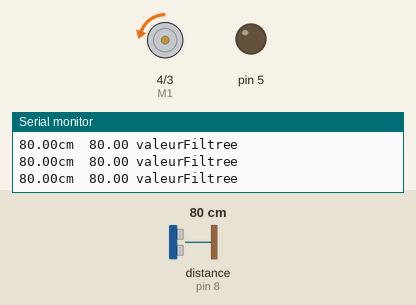
This sketch was run on a simulated Arduino Uno, built with avr-gcc and run on an emulated ATmega328P. On the bench: direction and speed pins drawn as motors (green arrow = direction pin HIGH = forward, orange = LOW = backward, longer = more drive), output pins drawn as LEDs (lit = HIGH), the last lines printed to the serial monitor. Wiring (inferred from the names in the program): ultrasonic range finder: trigger pin 7; echo pin 8. The test bench sets the inputs (shaded band); at power-on: distance to the obstacle (sensor on pin 8) 80 cm. The echo pulse lasts 58.3 µs per cm; pins used as bus, display or sensor lines are not drawn.

Above: at 1.2 s.
1.3 s: distance to the obstacle (sensor on pin 8) set to 9 cm
At 1.9 s:
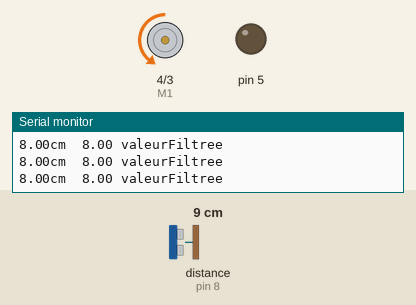
2.9 s: distance to the obstacle (sensor on pin 8) set to 120 cm
At 3.4 s:
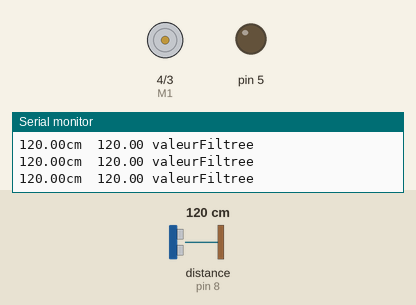
4.4 s: distance to the obstacle (sensor on pin 8) set to 104 cm
7.4 s: distance to the obstacle (sensor on pin 8) set to 96 cm
At 7.8 s:
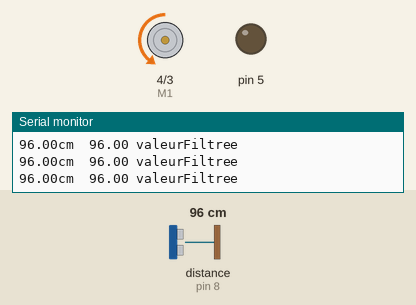
8.9 s: distance to the obstacle (sensor on pin 8) set to 250 cm
At 9.6 s:
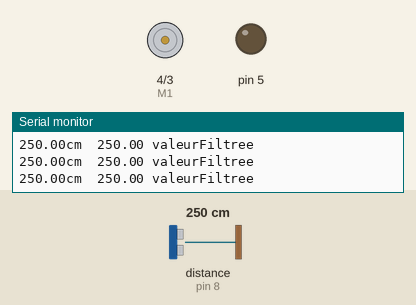
Timing chart, 0 to 11.4 s (numbered marks = the images above; inputs shaded):
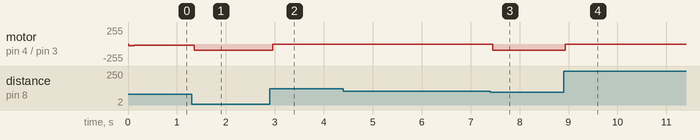

The sketch:

base1cc.ino
```cpp
const int E1 = 3; ///<Motor1 Speed
const int M1 = 4; ///<Motor1 Direction
const int trigPin = 7;
const int echoPin = 8;
float temp = 220 ;
float dernier = 50;
float dernieres[5] = {50, 50, 50, 50, 50};

int courant = 0;
int linfini = 0;


float filtreBase1(float rawData, float lastFiltered, int fcoupure, float Te)
{
  /*
  Filtre linéaire numérique d'ordre 1, comme on a vu en physique CN2
  */
  float tau = 1/6.28/fcoupure;
  float filtered = (tau-Te)/tau * lastFiltered + Te/tau * rawData;
  return filtered;
}
//int combien = 5;
float moyenneGlissante(float (&lastData)[5], float nouvelleValeur, int indiceCourant)
{
  /*
  moyenneGlissante requiert un tableau de 5 (ou autre valeur, à voir!!) précédentes valeurs
  d'origine (donc à combiner avec la fonction passebas que tu as créée Antonio), la nouvelle valeur
  qui remplacera la plus ancienne du tableau (il s'agit d'un indice "glissant" qui devra être
  initialisé en global puis incrémenté à la fin de chaque exécution de void loop())
  */

  int indiceGlissant = indiceCourant % 5;
  lastData[indiceCourant] = nouvelleValeur;
  float somme = 0;
  int i;
  for (i = 0; i<5; i++)
  {
    somme += lastData[i];
  }
  return somme / 5;
}
/*
float filtreComplet(float (&lastData)[5], float nouvelleValeur, int indiceCourant, int &infini)
{

  //nécessite simplement une initialisation de l'indice courant et de l'infini à 0 tous les deux

  int indiceGlissant = indiceCourant % 5;
  if (nouvelleValeur > 1000 && infini < 100) // pics erratiques
  {
    infini += 1;
    if (indiceGlissant == 0) { return  moyenneGlissante(lastData, lastData[5], indiceGlissant); }
    else {return moyenneGlissante(lastData, lastData[indiceGlissant - 1], indiceGlissant);}
  }
  else if (infini >= 100) // ca fait plus de cent mesures que c'est à l'infini, c'est pour l'arrêter
  {
    return nouvelleValeur;
  }
  else // tous les autres cas, on filtre pour lisser la courbe
  {
    infini = 0;
    return moyenneGlissante(lastData, nouvelleValeur, indiceCourant);
  }
}
*/


float passebas(float cm , float temp, float valeurLim){

  float cmFiltre ;

  if ( cm <= valeurLim ) {
    cmFiltre = cm ;
  }
  else {
    cmFiltre = temp ;
  }

  return cmFiltre ;
}

void setup() {
  ///Serial.begin(115200);
  Serial.begin(9600);
  pinMode(trigPin,OUTPUT);
  pinMode(echoPin,INPUT);

  for(int i=3;i<6;i++)
    pinMode(i,OUTPUT);

}

void loop() {

  float cm = mesureSonar();
  //float valeurLim = cm + 50 ;
  //float cmFiltre = passebas(cm , temp, valeurLim);
  float valeurFiltree = filtreBase1(cm, dernier, 15, 0.01);
  //float moygli = moyenneGlissante(dernieres, cm, courant);
  //float complet = filtreComplet(dernieres, cm, courant, linfini);

  // LowPass<2> lp(6000, 100, true);

  // float cmf = lp.filt(cm);

  //float vitesse = map(complet, 5, 100, 100, 0); //modifie
  float vitesse = map(valeurFiltree, 5, 100, 100, 0); //modifie

  Serial.print(cm);
  Serial.print("cm  ");
  //Serial.print(cmFiltre);
  //Serial.print("cmFiltre ");
  Serial.print(valeurFiltree);
  Serial.print(" valeurFiltree ");
  //Serial.print(moygli);
  //Serial.print(" moygli ");
  Serial.println();


  if ( valeurFiltree <= 100) { // modifie
    M1_advance(vitesse);
  }
  else {
    M1_stop();
  }

  //temp = cmFiltre;
  dernier = valeurFiltree;
  courant += 1;
}

long microsecondsToCentimeters(long microseconds) {
  return microseconds / 29 / 2;
}

void M1_advance(char Speed) ///<Motor1 Advance
{
  digitalWrite(M1,LOW);
  analogWrite(E1,Speed);
}

void M1_back(char Speed) ///<Motor1 Back off
{
 digitalWrite(M1,HIGH);
 analogWrite(E1,Speed);
}

void M1_stop()
{
  digitalWrite(M1,HIGH);
  analogWrite(E1, 0);
}

int mesureSonar()
{
  long duration, cm;

  digitalWrite(trigPin, LOW);
  delayMicroseconds(2);
  digitalWrite(trigPin, HIGH);
  delayMicroseconds(10);
  digitalWrite(trigPin, LOW);

  duration = pulseIn(echoPin, HIGH);
  cm = microsecondsToCentimeters(duration);

  return cm ;
}
```

Measured:
- the behaviour switches between 100 and 99 cm on distance to the obstacle (sensor on pin 8) (found by bisection; images 2 and 3)
- after the input at 1.3 s, motor on pin 4 (M1) / pin 3 (E1): backward 22/255 → backward 97/255 after 0.06 s
- after the input at 2.9 s, motor on pin 4 (M1) / pin 3 (E1): backward 97/255 → stopped after 0.06 s
- after the input at 7.4 s, motor on pin 4 (M1) / pin 3 (E1): stopped → backward 97/255 after 0.05 s
- after the input at 8.9 s, motor on pin 4 (M1) / pin 3 (E1): backward 97/255 → stopped at once
